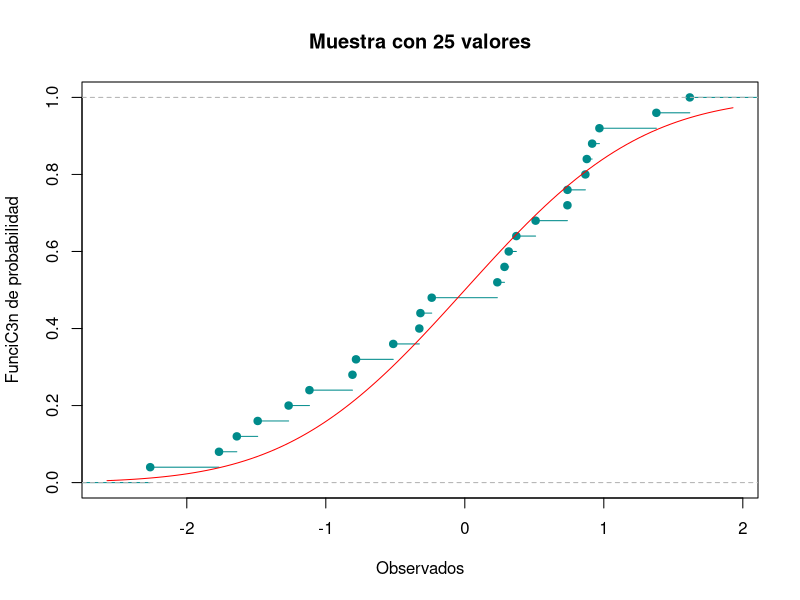
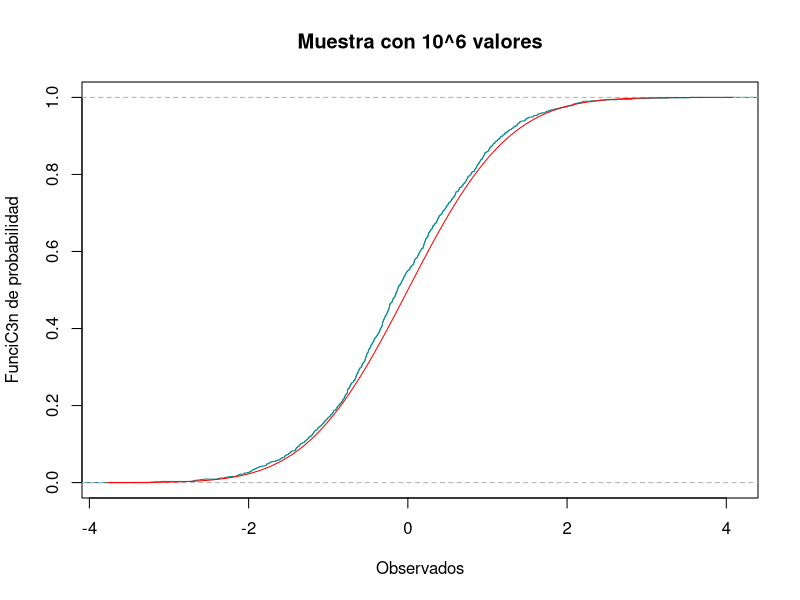
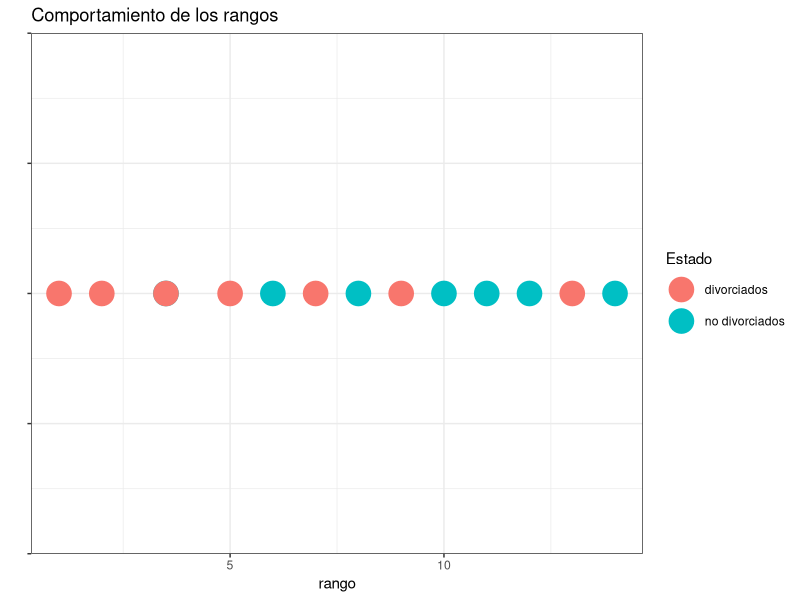
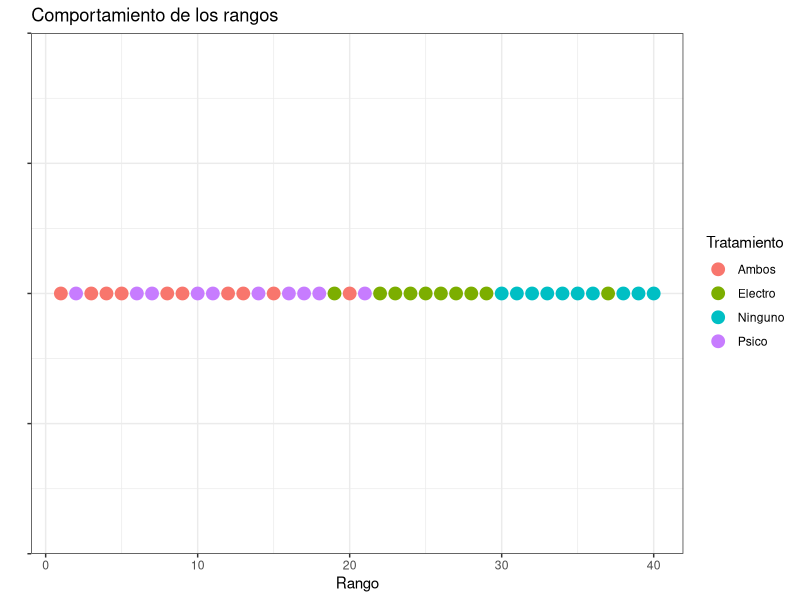
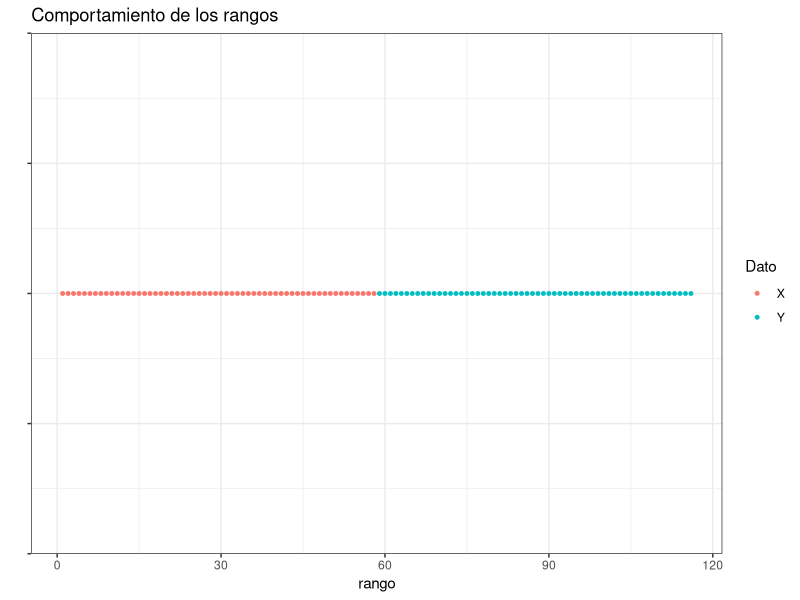

Reproduce these figures in R, in order.
## ---- chunk 1
knitr::opts_chunk$set(echo = TRUE)
 
## ---- chunk 2
library(nortest)
library(dplyr)
library(ggplot2)
## ---- chunk 3
setwd("C:/Users/Brian Pérez/Documents/Estadística 2/GitEstadística/TareaEstad-sticaNoPyR")
## ---- chunk 4
Dirty_data=c(0.2513, 0.2566, 0.3459, 0.6379, 2.0505, 1.803, 2.1906,
             1.5299, 0.35005, 0.3128, 1.2726, 2.3674, 2.3214, 2.4373, 0.6548)
Data=sort(Dirty_data)
## ---- chunk 5
Data
## ---- chunk 6
S2<-function(x){
  mean_aux=mean(x)
  n_aux=length(x)
  s2=0
  for (i in x){
    s2=s2+(i-mean_aux)^2
  }
  s2=s2/(n_aux-1)
  return(s2)
}

## ---- chunk 7
mean_est=mean(Data)
S2_est=S2(Data)
n=length(Data)

## ---- chunk 8
mean_est
S2_est
n
## ---- chunk 9
f_emp=ecdf(Data)
f_n=f_emp(Data)
f_r=f_n-(1/n) 
## ---- chunk 10
Z=(Data-mean_est)/sqrt(S2_est)
## ---- chunk 11
Z
## ---- chunk 12
Probas=pnorm(Z)
## ---- chunk 13
Probas
## ---- chunk 14
Di_p=f_n  -Probas
Di_n= Probas - f_r
## ---- chunk 15
Visual=data.frame(Dirty_data,Data,Z,Probas,Di_p,Di_n)
## ---- chunk 16
Visual
## ---- chunk 17
D_p=max(Di_p)
D_n=max(Di_n)
## ---- chunk 18
D_p
D_n
## ---- chunk 19
Dn=max(D_p,D_n)
## ---- chunk 20
Dn
## ---- chunk 21
conf=0.90
alpha=1-conf
## ---- chunk 22
Est=0.2016
Rechazamos_H0=Dn>Est

## ---- chunk 23
Rechazamos_H0
## ---- chunk 24
p_value=lillie.test(Data)[[2]]

Rechazamos_p_value=p_value<alpha
## ---- chunk 25
p_value
Rechazamos_p_value
## ---- chunk 26
ProbasB=plnorm(Data) 
## ---- chunk 27
ProbasB
## ---- chunk 28
Di_pB=(f_n-ProbasB)
Di_nB=(ProbasB-f_r)

## ---- chunk 29
D_pB=max(Di_pB)
#Calculamos D-
D_nB=max(Di_nB)
## ---- chunk 30
DnB=max(D_pB,D_nB)
## ---- chunk 31
DnB
## ---- chunk 32
alphaB=0.01
confB=1-alpha
## ---- chunk 33
EstB=0.40420

Rechazamos_H0B=DnB>EstB

## ---- chunk 34
Rechazamos_H0B
## ---- chunk 35
p_valueB=ks.test(Data,plnorm,0,1)[[2]]

Rechazamos_p_valueB=p_valueB<alphaB
## ---- chunk 36
p_valueB
Rechazamos_p_valueB
## ---- chunk 37
intervalos <- c( "Menos de 1 semana","1<= x <2" , "2<= x <3","3<= x <4","4<= x <5","5<= x <6","6<= x <7","7<= x <8","MC!s de 8 semanas")
oi <- c(64,195,287,241,140,51,25,4,1)

tabla <- data.frame(oi,row.names = intervalos )
tabla

## ---- chunk 38
k=sum(oi)
print(k)
## ---- chunk 39
p=0.25
n=10
## ---- chunk 40
length(oi)

## ---- chunk 41
oi=c(64,195,287,241,140,51,25,4,1)
## ---- chunk 42
Probas_ejercicio4=list()
for (i in 0:8){
  if(i==8){
    Probas_ejercicio4[i+1]=pbinom(i-1,n,p,lower.tail = FALSE)
  }else{
    Probas_ejercicio4[i+1]=dbinom(i,n,p)
  }
}
Probas_ejercicio4=unlist(Probas_ejercicio4)
print(Probas_ejercicio4)

## ---- chunk 43
sum(Probas_ejercicio4)
## ---- chunk 44
ei= Probas_ejercicio4 * k 
print(ei)
## ---- chunk 45
Tabla_ji = data.frame("ci"=0:8, "oi"=oi,"pi"= Probas_ejercicio4,"ei"=ei)
print(Tabla_ji)
## ---- chunk 46
EstJi=0 
for (i in 1:9){
  EstJi=EstJi+(((oi[i]) - (ei[i]))^2)/(ei[i])
}
print(EstJi)
## ---- chunk 47
alpha_ejercicio4=0.01
conf_ejercicio4= 1- alpha_ejercicio4
## ---- chunk 48
v= length(Probas_ejercicio4) -1
print(v)
## ---- chunk 49
valor_critico=qchisq(conf_ejercicio4,df=v,lower.tail = TRUE)
## ---- chunk 50
Rechazamos_H0_p4=EstJi>valor_critico
print(Rechazamos_H0_p4)
## ---- chunk 51
p_value_p4=chisq.test(x=oi,p=Probas_ejercicio4)[[3]]
Rechazamos_p_value_p4=alpha_ejercicio4>p_value_p4
print(Rechazamos_p_value_p4)
## ---- chunk 52
set.seed(2019)
## ---- chunk 53
x_data=rnorm(25,mean=0,sd=1)
print(x_data)
## ---- chunk 54
f_empi=ecdf(x_data)
plot(f_empi, xlab="Observados", ylab="FunciC3n de probabilidad", 
     main="Muestra con 25 valores", col="darkcyan")
curve(pnorm(x), add=TRUE, col="red")
## ---- chunk 55
set.seed(2019)
## ---- chunk 56
x_dataM = rnorm(10^3)
## ---- chunk 57
f_empiM = ecdf(x_dataM)
## ---- chunk 58
plot(f_empiM, xlab="Observados", ylab="FunciC3n de probabilidad", 
     main="Muestra con 10^6 valores", col="darkcyan")
curve(pnorm(x), add=TRUE, col="red")
## ---- chunk 59
x_data_ord=sort(x_data)
f_empi_norm=f_empi(x_data_ord)
## ---- chunk 60
f_empi_des=f_empi_norm - (1/25)
## ---- chunk 61
probras_data = pnorm(x_data_ord)

## ---- chunk 62
D_data_norm = f_empi_norm - probras_data
D_data_max = max(D_data_norm)
print(D_data_max)
## ---- chunk 63
D_data_des = probras_data - f_empi_des
D_data_des_max = max(D_data_des)
print(D_data_des_max)
## ---- chunk 64
D_max= max(D_data_max,D_data_des_max)
print(D_max)
## ---- chunk 65
valores_25=data.frame(x_data,x_data_ord,probras_data,D_data_norm,D_data_des)
## ---- chunk 66
print(head(valores_25))
print(tail(valores_25))
## ---- chunk 67
x_dataM_ord = sort(x_dataM)
f_empi_M= f_empiM(x_dataM_ord)
## ---- chunk 68
f_empi_M_des = f_empi_M - (1/(10^3))
## ---- chunk 69
probas_dataM = pnorm(x_dataM_ord)
## ---- chunk 70
D_dataM_norm = f_empi_M - probas_dataM
D_dataM_norm_max = max(D_dataM_norm)
print(D_dataM_norm_max)
## ---- chunk 71
D_dataM_des = probas_dataM - f_empi_M_des
D_dataM_des_max = max(D_dataM_des)
print(D_data_des_max)

## ---- chunk 72
D_maxM = max(D_dataM_norm_max, D_data_des_max)
print(D_data_des_max)
## ---- chunk 73
valores_M=data.frame(x_dataM,x_dataM_ord,probas_dataM,D_dataM_norm,D_dataM_des)
## ---- chunk 74
print(head(valores_M))
print(tail(valores_M))
## ---- chunk 75
Microestado<-c(35,12)
Pais_pequenio<-c(31,15)
Pais_mediano<-c(28,18)
Pais_grande<-c(26,26)
## ---- chunk 76
Tabla_pais<-data.frame(Microestado,Pais_pequenio,Pais_mediano,Pais_grande,
                  row.names = c('Tasa<=2.7','Tasa>2.7'))
print(Tabla_pais)
## ---- chunk 77
alpha_pais=0.05
suma_renglones=rowSums(Tabla_pais)
suma_columnas=colSums(Tabla_pais)
n_pais=sum(suma_columnas)
aux=suma_renglones*suma_columnas
e1j=list()
e2j=list()
for (i in 1:2){
  for(j in 1:4){
    if (i==1){
      e1j[j]=(suma_columnas[j]*suma_renglones[i])/n_pais
    }else{
      e2j[j]=(suma_columnas[j]*suma_renglones[i])/n_pais
    }
  }
}
e1j=unlist(e1j)
e2j=unlist(e2j)
Est_pais<-0
Matriz<-data.matrix(Tabla_pais)
for (i in 1:2){
  for(j in 1:4){
    if (i==1){
      Est_pais=Est_pais+((Matriz[1,j]-e1j[j])^2)/e1j[j]
    }else{
      Est_pais=Est_pais+((Matriz[2,j]-e2j[j])^2)/e2j[j]
    }
  }
}
v=(4-1)*(2-1)
critico_pais1=qchisq(1-alpha_pais,df=v)
Rechazamos_H0_pais1=Est_pais>critico_pais1
 
print(Rechazamos_H0_pais1)


## ---- chunk 78
Contingencia=sqrt(Est_pais/(Est_pais+n_pais))
## ---- chunk 79
p_value_pais=pchisq(Est_pais,df=v,lower.tail = FALSE)
Rechazamos_H0_p_value_pais=p_value_pais<alpha_pais
print(p_value_pais)
print(Rechazamos_H0_p_value_pais)
## ---- chunk 80
esperados_completo=c(cbind(e1j,e2j))
probas_pais=esperados_completo/n_pais
vector_obs=as.vector(t(Tabla_pais))
v_chi=8-1
critico_chi=qchisq(1-alpha_pais,df=v_chi)
Rechazamos_H0_chi_pais=Est_pais>critico_chi
p_value_chi_pais=pchisq(Est_pais,df=v_chi,lower.tail = FALSE)
Rechazamos_H0_p_value_chi_pais=p_value_chi_pais<alpha_pais
p_value_pais2=chisq.test(x=vector_obs,p=probas_pais)

print(p_value_pais2)
print(Rechazamos_H0_p_value_chi_pais)

## ---- chunk 81
library(dplyr)
porcentaje=c(23,24,12,12,7,18,8,35,11)
hispanos=c(6.6,4.1,2.1,1.5,0.8,0.6,0.6,0.5,0.4)
## ---- chunk 82
paises<-data.frame(hispanos,porcentaje)
paises
## ---- chunk 83
paises$R_x = rank(paises$hispanos)
paises$R_y=rank(paises$porcentaje)
print(paises)
## ---- chunk 84
paises$diff_c = (paises$R_x - paises$R_y)^2 
estadistica= sum(paises$diff_c)
n_tamanio=length(paises$porcentaje)
## ---- chunk 85

rho_Spearman = 1 - (6 * estadistica ) / (n_tamanio*(n_tamanio^2 -1 ) )
print(rho_Spearman)
## ---- chunk 86
alpha_spear= 0.05
conf_spear = 1- alpha_spear 
## ---- chunk 87
Rechazamos_H0_spear=rho_Spearman>0.6
print(Rechazamos_H0_spear)
## ---- chunk 88
test_spear=cor.test(porcentaje, hispanos,method="spearman",alternative="greater")
p_value=test_spear$p.value
print(p_value)
## ---- chunk 89
test_ken=cor.test(hispanos, porcentaje,method="kendall",alternative="greater",exact = NULL)
print(test_ken$p.value)
## ---- chunk 90
library(ggplot2)
nodivorciados=c(80, 72, 99 ,82 ,62 ,50 ,85)
divorciados= c(60, 70, 88, 75, 42, 30, 50)
## ---- chunk 91
n_tamanio_muestra=length(nodivorciados)

## ---- chunk 92
datos_div = data.frame(Estado =rep(c("no divorciados", "divorciados"), 
                              each = n_tamanio_muestra),
                              Promedio= c(nodivorciados, divorciados))
print(datos_div)

## ---- chunk 93
datos_div$rango=rank(datos_div$Promedio)
print(datos_div)
## ---- chunk 94
suma_rango<-datos_div %>% group_by(Estado) %>% summarise(suma_rango = sum(rango))
rango_div<-suma_rango$suma_rango[1]
rango_nodiv<-suma_rango$suma_rango[2]
print(suma_rango)
## ---- chunk 95
ggplot(data = datos_div , aes(x = rango , y=0)) + 
  geom_point(aes(colour = Estado), size = 8) + 
  ggtitle("Comportamiento de los rangos")+ ylab("") + 
  xlab("rango") +theme_bw() + theme(axis.text.y = element_blank())

## ---- chunk 96
factor_us= n_tamanio_muestra*n_tamanio_muestra+(n_tamanio_muestra*(n_tamanio_muestra+1))/2

## ---- chunk 97
U_div=factor_us - rango_div
U_nd=factor_us - rango_nodiv
print(U_div)
print(U_nd)
## ---- chunk 98
U_est= min(U_div,U_nd)

## ---- chunk 99
mu_div = (n_tamanio_muestra^2)/2
sigma_div = (n_tamanio_muestra^2 / 12 )*(n_tamanio_muestra+n_tamanio_muestra+1)

## ---- chunk 100
alpha_div = 0.05
z_izq=qnorm(alpha_div/2,mean=mu_div,sd=sqrt(sigma_div))
z_der=qnorm(1-alpha_div/2,mean=mu_div,sd=sqrt(sigma_div))
print(z_izq)
print(z_der)
## ---- chunk 101
Rechazamos_H0_div=(U_est < z_izq || U_est > z_der)
print(Rechazamos_H0_div)
## ---- chunk 102
prueba_wilcox = wilcox.test(divorciados, nodivorciados, paired=FALSE)
print(prueba_wilcox$p.value)

## ---- chunk 103
tasa_muerte<-c(83,74,71,65,62,52,47,48,42,43,38)
anio<-c(1959,1960,1961,1962,1963,1964,1965,1966,1967,1968,1969) 
premios<-c(277,318,382,441,486,597,750,738,849,932,976)
Datos_tuber<-data.frame(anio,premios,tasa_muerte)
print(Datos_tuber)
## ---- chunk 104
Datos_tuber$R_x=rank(Datos_tuber$premios)
Datos_tuber$R_y=rank(Datos_tuber$tasa_muerte)
Datos_tuber$Dif_cuadrada=(Datos_tuber$R_x-Datos_tuber$R_y)^2
Est_tuber<-Datos_tuber %>% summarize(Estadistica_t=sum(Dif_cuadrada))
Est<-unlist(Est_tuber)
n_tuber=length(tasa_muerte)
print(Datos_tuber)

## ---- chunk 105
rho_tuber=(1-(6*Est_tuber)/(n_tuber*(n_tuber^2 -1)))
Rechazamos_H0_tuber=rho_tuber<0.536
print(Rechazamos_H0_tuber)

## ---- chunk 106
test_tuber = cor.test(tasa_muerte, premios,method="spearman",alternative="less")
p_value_tuber=test_tuber$p.value
print(p_value_tuber)

## ---- chunk 107
kendall_tuber=cor.test(premios,tasa_muerte,method="kendall",alternative="less",exact = NULL)
p_value_ken_tuber = kendall_tuber$p.value
print(p_value_ken_tuber)

## ---- chunk 108
Electro<-c(19,22,25,24,29,26,37,23,27,28)
Psico<-c(14,21,2,6,10,16,17,11,18,7)
Ambos<-c(12,1,5,8,4,13,9,15,3,20)
Ninguno<-c(38,39,40,30,31,32,33,36,34,35)

## ---- chunk 109
m_categorias=4
k_total=40
n_pacientes = 10

## ---- chunk 110

DataVisual_pacientes<-data.frame(Electro,Psico,Ambos,Ninguno)
Data_pacientes<- data.frame(Tratamiento =rep(c("Electro","Psico",'Ambos','Ninguno'), each = n_pacientes), Rango =c(Electro,Psico,Ambos,Ninguno))
print(DataVisual_pacientes)
print(Data_pacientes)

## ---- chunk 111
plot_pacientes=ggplot(data = Data_pacientes , aes(x = Rango , y=0)) + geom_point(aes(colour = Tratamiento), size = 4) + 
  ggtitle("Comportamiento de los rangos")+ ylab("") + xlab("Rango") +  theme_bw() +
  theme(axis.text.y = element_blank())
print(plot_pacientes)

## ---- chunk 112
Suma_rangos= Data_pacientes %>%
  group_by(Tratamiento) %>%
  summarize(suma_rangos=sum(Rango))
print(Suma_rangos)
## ---- chunk 113
Est_pacientes=(12/(k_total*(k_total+1)))*sum(unlist(lapply(Suma_rangos$suma_rangos,function(x){(x^2)/10})))-3*(k_total+1)
print(Est_pacientes)

## ---- chunk 114
alpha_pacientes =0.05
v=m_categorias-1
valor_critico_pacientes=qchisq(1-alpha_pacientes,df=v)
Rechazamos_H0_pacientes=Est>valor_critico_pacientes
print(Rechazamos_H0_pacientes)
## ---- chunk 115
Datos_R1<-read.csv('pregunta1.csv')
n_R1<-1000
Xi_R1<-unlist(Datos_R1$Xi)
Yi_R1<-unlist(Datos_R1$Yi)
sd_Xi_R1<-sqrt((sum((Xi_R1-mean(Xi_R1))^2))/(n_R1))
sd_Yi_R1<-sqrt((sum((Yi_R1-mean(Yi_R1))^2))/(n_R1))
cov_R1<-sum((Xi_R1-mean(Xi_R1))*(Yi_R1-mean(Yi_R1)))/(n_R1)
pearson_R1<-cov_R1/(sd_Xi_R1*sd_Yi_R1)

alpha_R1=0.05
Datos_R1$R_x_R1<-rank(Datos_R1$Xi)
Datos_R1$R_y_R1<-rank(Datos_R1$Yi)
Datos_R1$Dif_cuadrada_R1<-(Datos_R1$R_x_R1-Datos_R1$R_y_R1)^2
Est_R1<-Datos_R1 %>% summarize(Estadistica=sum(Dif_cuadrada_R1))
Est_R1<-unlist(Est_R1)
n_R1=length(Yi_R1)
## ---- chunk 116
rho_se_R1<-1-(6*Est_R1)/(n_R1*(n_R1^2-1))
Rechazamos_H0se_R1<-rho_se_R1>0.6

test_R1<-cor.test(Yi_R1, Xi_R1,method="spearman",alternative="greater")
p_value_R1=test_R1$p.value

Rechazamos_H0se_p_value_R1=p_value_R1<alpha_R1
## ---- chunk 117
DatosK_R1<-(data.frame(Xi_R1,Yi_R1))
DatosK_R1<-DatosK_R1[order(Xi_R1,Yi_R1),]
ordenados_Yi_R1<-unlist(DatosK_R1$Yi_R1)
ordenados_Xi_R1<-unlist(DatosK_R1$Xi_R1)
concordantes_debajo_R1=list()
discordantes_debajo_R1=list()
for (i in 1:n_R1){
  counter_c=0
  counter_d=0
  for (j in i:n_R1){
    if (ordenados_Xi_R1[[i]]==ordenados_Xi_R1[[j]]){
      next
    }else{
      M=(ordenados_Yi_R1[[j]]-ordenados_Yi_R1[[i]])/(ordenados_Xi_R1[[j]]-ordenados_Xi_R1[[i]])
      if(M>0){
        counter_c=counter_c+1
      } else if(M<0){
        counter_d=counter_d+1
      }else if(M==0){
        counter_d=counter_d+0.5
        counter_c=counter_c+0.5
      }
    }
    concordantes_debajo_R1[i]=counter_c
    discordantes_debajo_R1[i]=counter_d
  }
}
concordantes_debajo_R1[n_R1]=0
discordantes_debajo_R1[n_R1]=0
concordantes_debajo_R1=unlist(concordantes_debajo_R1)
discordantes_debajo_R1=unlist(discordantes_debajo_R1)
N_c_R1=sum(concordantes_debajo_R1)
N_d_R1=sum(discordantes_debajo_R1)
DatosK_F_Visual_R1<-data.frame(ordenados_Xi_R1,ordenados_Yi_R1,concordantes_debajo_R1,
                            discordantes_debajo_R1)

T_Kendall_R1=N_c_R1-N_d_R1
## ---- chunk 118
tau_R1=T_Kendall_R1/((n_R1*(n_R1-1))/2)
tau2_R1=(N_c_R1-N_d_R1)/(N_c_R1+N_d_R1)
## ---- chunk 119
w_p_R1=qnorm(1-alpha_R1)*(sqrt((2*(2*n_R1+5)))/(3*sqrt(n_R1*(n_R1-1))))
Rechazamos_Kendall_tau_R1=tau_R1>w_p_R1
p_value_kendall_tau_R1=pnorm(tau_R1,sd=(sqrt((2*(2*n_R1+5)))/(3*sqrt(n_R1*(n_R1-1)))),
                          lower.tail = FALSE)
rechazamos_H0_kendall_p_value_R1=p_value_kendall_tau_R1<alpha_R1
p_value_kendall_tau2_R1=pnorm(tau2_R1,sd=(sqrt((2*(2*n_R1+5)))/(3*sqrt(n_R1*(n_R1-1)))),
                           lower.tail = FALSE)
rechazamos_H0_kendall_p_value2_R1=p_value_kendall_tau2_R1<alpha_R1
## ---- chunk 120
cor.test(Xi_R1, Yi_R1,method="kendall",alternative="greater",exact = NULL)

## ---- chunk 121
DAtosK_R2<-read.csv('pregunta2.csv')
alpha_R2=0.5
Xi_R2<-unlist(DAtosK_R2$Xi)
Yi_R2<-unlist(DAtosK_R2$Yi)
DAtosK_R2<-DAtosK_R2[order(Xi_R2,Yi_R2),]
ordenados_Yi_R2<-unlist(DAtosK_R2$Yi)
ordenados_Xi_R2<-unlist(DAtosK_R2$Xi)
concordantes_debajo_R2=list()
discordantes_debajo_R2=list()
n_R2=length(ordenados_Xi_R2)
empates_R2=list()
for (i in 1:n_R2){
  counter_c=0
  counter_d=0
  counter_e=0
  for (j in i:n_R2){
    if (ordenados_Xi_R2[[i]]==ordenados_Xi_R2[[j]]){
      next
    }else{
      M=(ordenados_Yi_R2[[j]]-ordenados_Yi_R2[[i]])/(ordenados_Xi_R2[[j]]-ordenados_Xi_R2[[i]])
      if(M>0){
        counter_c=counter_c+1
      } else if(M<0){
        counter_d=counter_d+1
      }else if(M==0){
        counter_d=counter_d+0.5
        counter_c=counter_c+0.5
        counter_e=counter_e+1
      }
    }
    concordantes_debajo_R2[i]=counter_c
    discordantes_debajo_R2[i]=counter_d
    empates_R2[i]=counter_e
  }
}
concordantes_debajo_R2[n_R2]=0
discordantes_debajo_R2[n_R2]=0
empates_R2[n_R2]=0
concordantes_debajo_R2=unlist(concordantes_debajo_R2)
discordantes_debajo_R2=unlist(discordantes_debajo_R2)
N_c_R2=sum(concordantes_debajo_R2)
N_d_R2=sum(discordantes_debajo_R2)
DatosK_F_Visual_R2<-data.frame(ordenados_Xi_R2,ordenados_Yi_R2,concordantes_debajo_R2,
                            discordantes_debajo_R2)
T_Kendall_R2=N_c_R2-N_d_R2
## ---- chunk 122
tau_R2=T_Kendall_R2/((n_R2*(n_R2-1))/2)
tau2_R2=(N_c_R2-N_d_R2)/(N_c_R2+N_d_R2)
## ---- chunk 123
w_p_R2=qnorm(1-alpha_R2)*(sqrt((2*(2*n_R2+5)))/(3*sqrt(n_R2*(n_R2-1))))
Rechazamos_Kendall_tau_R2=tau_R2>w_p_R2
p_value_kendall_tau_R2=pnorm(tau_R2,sd=(sqrt((2*(2*n_R2+5)))/(3*sqrt(n_R2*(n_R2-1)))),
                          lower.tail = FALSE)
rechazamos_H0_kendall_p_value_R2=p_value_kendall_tau_R2<alpha_R2
p_value_kendall_tau2_R2=pnorm(tau2_R2,sd=(sqrt((2*(2*n_R2+5)))/(3*sqrt(n_R2*(n_R2-1)))),
                           lower.tail = FALSE)
rechazamos_H0_kendall_p_value2_R2=p_value_kendall_tau2_R2<alpha_R2
## ---- chunk 124
cor.test(ordenados_Xi_R2, ordenados_Yi_R2,method="kendall",alternative="greater",exact = NULL)
## ---- chunk 125
library(ggplot2)
library(dplyr)

Data_In<-read.csv('pregunta3.csv')
alpha_R3=0.05
X_R3<-unlist(Data_In$X[!is.na(Data_In$X)])
Y_R3<-unlist(Data_In$Y)
n1_R3=length(X_R3)
n2_R3=length(Y_R3)
N_R3=n1_R3+n2_R3
Data_R3 = data.frame(Dato =c(rep("X",each = n1_R3),rep("Y",each = n2_R3)),
                  Valor= c(X_R3, Y_R3))
Data_R3$rango=rank(Data_R3$Valor)
print(Data_R3)
suma_rango_R3<-Data_R3 %>% group_by(Dato) %>% summarise(suma_rango_R3 = sum(rango))
## ---- chunk 126
ggplot(data = Data_R3 , aes(x = rango , y=0)) + 
  geom_point(aes(colour = Dato), size = 1) + 
  ggtitle("Comportamiento de los rangos")+ ylab("") + 
  xlab("rango") +theme_bw() + theme(axis.text.y = element_blank())
rango_X<-suma_rango_R3$suma_rango_R3[1]
rango_Y<-suma_rango_R3$suma_rango_R3[2]
U_div=n1_R3*n2_R3+(n1_R3*(n1_R3+1))/2-rango_X
U_nd=n1_R3*n2_R3+(n2_R3*(n2_R3+1))/2-rango_Y
U=min(U_div,U_nd)
mu_R3=(n1_R3*n2_R3)/2
var_R3=(n1_R3*n2_R3*(n1_R3+n2_R3+1))/12
z_izq=qnorm(alpha_R3/2,mean=mu_R3,sd=sqrt(var_R3))
z_der=qnorm(1-alpha_R3/2,mean=mu_R3,sd=sqrt(var_R3))
p_value_R3=2*min(pnorm(U,mean=mu_R3,sd=sqrt(var_R3)),pnorm(U,mean=mu_R3,sd=sqrt(var_R3),
                                                  lower.tail = FALSE))
Rechazamos_H0_R3=(U<z_izq|| U>z_der)
wilcox.test(X_R3, Y_R3, paired=FALSE)
## ---- chunk 127
Data<-read.csv('pregunta4.csv')
alpha=0.05
rangos<-list()
for (i in 1:10){
  rangos[[i]]=rank(Data[i,])
}
suma=list()
for (i in 1:7){
  counter=0
  for (j in 1:10){
    counter=counter+rangos[[j]][i]
  }
  suma[i]=counter
}
n=10
k=7
suma<-unlist(suma)
Est=((12*n)/(k*(k+1)))*sum((suma/n-(k+1)/2)^2)
valor_critico=qchisq(1-alpha,df=k-1)
p_value=pchisq(Est,df=k-1,lower.tail = FALSE)
Rechazamos_H0=Est>valor_critico
Rechazamos_H0_p_value=p_value<alpha
friedman.test(data.matrix(Data))
## ---- chunk 128
Data_In<-read.csv('pregunta5.csv')
alpha=0.05
Datos<-unlist(Data_In$Muestra)
X1<-Datos[1:100]
X2<-Datos[101:200]
X3<-Datos[201:300]
N=length(unlist(Data_In$Muestra))
ci=c(length(X1),length(X2),length(X3))
r=length(ci)
Data<-data.frame(X1,X2,X3)
Suma=colSums(Data)
Suma_cuadrada=colSums(Data^2)
SCi=Suma_cuadrada-(Suma^2)/ci
Si2=SCi/(ci-1)
SP2=sum(SCi)/(N-r)
Est=((N-r)*log(SP2)-sum((ci-1)*log(Si2)))/(1+(1/(3*(r-1)))*(sum((1/(ci-1)))-1/(N-r)))
valor_critico=qchisq(1-alpha,df=r-1)
p_value=pchisq(Est,df=r-1,lower.tail = FALSE)
Rechazamos_H0=Est>valor_critico
Rechazamos_H0_p_value=p_value<alpha
bartlett.test(Data)
## ---- chunk 129
Data_In<-read.csv('pregunta5.csv')
alpha=0.05
Datos<-unlist(Data_In$Muestra)
X1<-Datos[1:75]
X2<-Datos[76:150]
X3<-Datos[151:225]
X4<-Datos[226:300]
N=length(unlist(Data_In$Muestra))
ci=c(length(X1),length(X2),length(X3),length(X4))
r=length(ci)
Data<-data.frame(X1,X2,X3,X4)
Suma=colSums(Data)
Suma_cuadrada=colSums(Data^2)
SCi=Suma_cuadrada-(Suma^2)/ci
Si2=SCi/(ci-1)
SP2=sum(SCi)/(N-r)
Est_2=((N-r)*log(SP2)-sum((ci-1)*log(Si2)))/(1+(1/(3*(r-1)))*(sum((1/(ci-1)))-1/(N-r)))
valor_critico_2=qchisq(1-alpha,df=r-1)
p_value_2=pchisq(Est_2,df=r-1,lower.tail = FALSE)
Rechazamos_H0_2=Est_2>valor_critico_2
Rechazamos_H0_p_value_2=p_value_2<alpha
bartlett.test(Data)
## ---- chunk 130
Data_In<-read.csv('pregunta5.csv')
alpha=0.05
Datos<-unlist(Data_In$Muestra)
X1<-Datos[1:49]
X2<-Datos[50:131]
X3<-Datos[132:234]
X4<-Datos[235:300]
N=length(unlist(Data_In$Muestra))
ci=c(length(X1),length(X2),length(X3),length(X4))
r=length(ci)
Data<-list(X1,X2,X3,X4)
Suma=c(sum(X1),sum(X2),sum(X3),sum(X4))
Suma_cuadrada=c(sum(X1^2),sum(X2^2),sum(X3^2),sum(X4^2))
SCi=Suma_cuadrada-(Suma^2)/ci
Si2=SCi/(ci-1)
SP2=sum(SCi)/(N-r)
Est_3=((N-r)*log(SP2)-sum((ci-1)*log(Si2)))/(1+(1/(3*(r-1)))*(sum((1/(ci-1)))-1/(N-r)))
valor_critico_3=qchisq(1-alpha,df=r-1)
p_value_3=pchisq(Est_3,df=r-1,lower.tail = FALSE)
Rechazamos_H0_3=Est_3>valor_critico_3
Rechazamos_H0_p_value_3=p_value_3<alpha
bartlett.test(Data)
